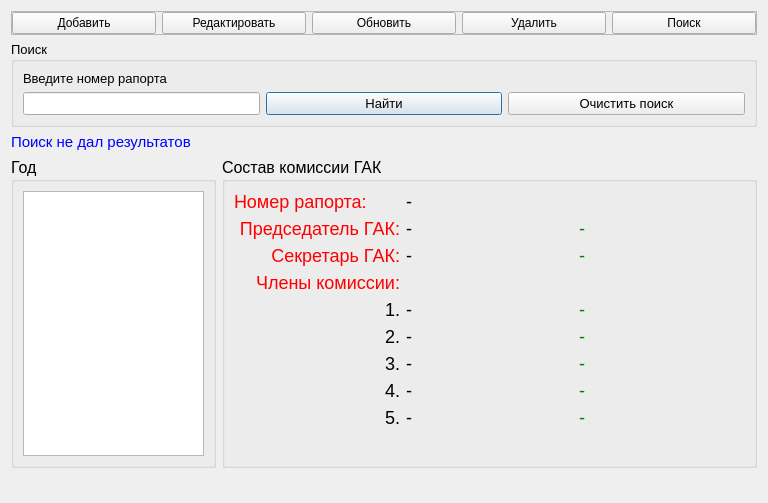
<?xml version="1.0" encoding="UTF-8"?>
<ui version="4.0">
 <class>SostavKomissii</class>
 <widget class="QDialog" name="SostavKomissii">
  <property name="geometry">
   <rect>
    <x>0</x>
    <y>0</y>
    <width>768</width>
    <height>503</height>
   </rect>
  </property>
  <property name="windowTitle">
   <string>Комиссия ГАК</string>
  </property>
  <layout class="QGridLayout" name="gridLayout_3">
   <item row="3" column="1" colspan="2">
    <widget class="QGroupBox" name="groupBox_2">
     <property name="sizePolicy">
      <sizepolicy hsizetype="Preferred" vsizetype="Preferred">
       <horstretch>0</horstretch>
       <verstretch>0</verstretch>
      </sizepolicy>
     </property>
     <property name="font">
      <font>
       <pointsize>12</pointsize>
      </font>
     </property>
     <property name="styleSheet">
      <string notr="true">QLabel{
font-size:18px;}</string>
     </property>
     <property name="title">
      <string>Состав комиссии ГАК</string>
     </property>
     <property name="alignment">
      <set>Qt::AlignLeading|Qt::AlignLeft|Qt::AlignTop</set>
     </property>
     <property name="flat">
      <bool>false</bool>
     </property>
     <property name="checkable">
      <bool>false</bool>
     </property>
     <layout class="QGridLayout" name="gridLayout_6">
      <item row="5" column="1">
       <widget class="QLabel" name="label_ch2">
        <property name="sizePolicy">
         <sizepolicy hsizetype="Preferred" vsizetype="Fixed">
          <horstretch>0</horstretch>
          <verstretch>0</verstretch>
         </sizepolicy>
        </property>
        <property name="text">
         <string>-</string>
        </property>
       </widget>
      </item>
      <item row="6" column="1">
       <widget class="QLabel" name="label_ch3">
        <property name="sizePolicy">
         <sizepolicy hsizetype="Preferred" vsizetype="Fixed">
          <horstretch>0</horstretch>
          <verstretch>0</verstretch>
         </sizepolicy>
        </property>
        <property name="text">
         <string>-</string>
        </property>
       </widget>
      </item>
      <item row="7" column="1">
       <widget class="QLabel" name="label_ch4">
        <property name="sizePolicy">
         <sizepolicy hsizetype="Preferred" vsizetype="Fixed">
          <horstretch>0</horstretch>
          <verstretch>0</verstretch>
         </sizepolicy>
        </property>
        <property name="text">
         <string>-</string>
        </property>
       </widget>
      </item>
      <item row="8" column="1">
       <widget class="QLabel" name="label_ch5">
        <property name="sizePolicy">
         <sizepolicy hsizetype="Preferred" vsizetype="Fixed">
          <horstretch>0</horstretch>
          <verstretch>0</verstretch>
         </sizepolicy>
        </property>
        <property name="text">
         <string>-</string>
        </property>
       </widget>
      </item>
      <item row="5" column="0">
       <widget class="QLabel" name="label_3">
        <property name="sizePolicy">
         <sizepolicy hsizetype="Preferred" vsizetype="Fixed">
          <horstretch>0</horstretch>
          <verstretch>0</verstretch>
         </sizepolicy>
        </property>
        <property name="text">
         <string>2.</string>
        </property>
        <property name="alignment">
         <set>Qt::AlignRight|Qt::AlignTrailing|Qt::AlignVCenter</set>
        </property>
       </widget>
      </item>
      <item row="4" column="1">
       <widget class="QLabel" name="label_ch1">
        <property name="sizePolicy">
         <sizepolicy hsizetype="Preferred" vsizetype="Fixed">
          <horstretch>0</horstretch>
          <verstretch>0</verstretch>
         </sizepolicy>
        </property>
        <property name="text">
         <string>-</string>
        </property>
       </widget>
      </item>
      <item row="7" column="0">
       <widget class="QLabel" name="label_5">
        <property name="sizePolicy">
         <sizepolicy hsizetype="Preferred" vsizetype="Fixed">
          <horstretch>0</horstretch>
          <verstretch>0</verstretch>
         </sizepolicy>
        </property>
        <property name="text">
         <string>4.</string>
        </property>
        <property name="alignment">
         <set>Qt::AlignRight|Qt::AlignTrailing|Qt::AlignVCenter</set>
        </property>
       </widget>
      </item>
      <item row="6" column="0">
       <widget class="QLabel" name="label_4">
        <property name="sizePolicy">
         <sizepolicy hsizetype="Preferred" vsizetype="Fixed">
          <horstretch>0</horstretch>
          <verstretch>0</verstretch>
         </sizepolicy>
        </property>
        <property name="text">
         <string>3.</string>
        </property>
        <property name="alignment">
         <set>Qt::AlignRight|Qt::AlignTrailing|Qt::AlignVCenter</set>
        </property>
       </widget>
      </item>
      <item row="4" column="0">
       <widget class="QLabel" name="label">
        <property name="sizePolicy">
         <sizepolicy hsizetype="Preferred" vsizetype="Fixed">
          <horstretch>0</horstretch>
          <verstretch>0</verstretch>
         </sizepolicy>
        </property>
        <property name="text">
         <string>1.</string>
        </property>
        <property name="alignment">
         <set>Qt::AlignRight|Qt::AlignTrailing|Qt::AlignVCenter</set>
        </property>
       </widget>
      </item>
      <item row="8" column="0">
       <widget class="QLabel" name="label_6">
        <property name="sizePolicy">
         <sizepolicy hsizetype="Preferred" vsizetype="Fixed">
          <horstretch>0</horstretch>
          <verstretch>0</verstretch>
         </sizepolicy>
        </property>
        <property name="text">
         <string>5.</string>
        </property>
        <property name="alignment">
         <set>Qt::AlignRight|Qt::AlignTrailing|Qt::AlignVCenter</set>
        </property>
       </widget>
      </item>
      <item row="1" column="1">
       <widget class="QLabel" name="label_pr">
        <property name="sizePolicy">
         <sizepolicy hsizetype="Preferred" vsizetype="Fixed">
          <horstretch>0</horstretch>
          <verstretch>0</verstretch>
         </sizepolicy>
        </property>
        <property name="text">
         <string>-</string>
        </property>
       </widget>
      </item>
      <item row="1" column="0">
       <widget class="QLabel" name="label_7">
        <property name="sizePolicy">
         <sizepolicy hsizetype="Preferred" vsizetype="Fixed">
          <horstretch>0</horstretch>
          <verstretch>0</verstretch>
         </sizepolicy>
        </property>
        <property name="styleSheet">
         <string notr="true">color:red;</string>
        </property>
        <property name="text">
         <string>Председатель ГАК:</string>
        </property>
        <property name="alignment">
         <set>Qt::AlignRight|Qt::AlignTrailing|Qt::AlignVCenter</set>
        </property>
       </widget>
      </item>
      <item row="2" column="0">
       <widget class="QLabel" name="label_8">
        <property name="sizePolicy">
         <sizepolicy hsizetype="Preferred" vsizetype="Fixed">
          <horstretch>0</horstretch>
          <verstretch>0</verstretch>
         </sizepolicy>
        </property>
        <property name="styleSheet">
         <string notr="true">color:red;</string>
        </property>
        <property name="text">
         <string>Секретарь ГАК:</string>
        </property>
        <property name="alignment">
         <set>Qt::AlignRight|Qt::AlignTrailing|Qt::AlignVCenter</set>
        </property>
       </widget>
      </item>
      <item row="1" column="2">
       <widget class="QLabel" name="label_predd">
        <property name="sizePolicy">
         <sizepolicy hsizetype="Preferred" vsizetype="Fixed">
          <horstretch>0</horstretch>
          <verstretch>0</verstretch>
         </sizepolicy>
        </property>
        <property name="styleSheet">
         <string notr="true">color:green;</string>
        </property>
        <property name="text">
         <string>-</string>
        </property>
       </widget>
      </item>
      <item row="2" column="1">
       <widget class="QLabel" name="label_sekr">
        <property name="sizePolicy">
         <sizepolicy hsizetype="Preferred" vsizetype="Fixed">
          <horstretch>0</horstretch>
          <verstretch>0</verstretch>
         </sizepolicy>
        </property>
        <property name="text">
         <string>-</string>
        </property>
       </widget>
      </item>
      <item row="3" column="0">
       <widget class="QLabel" name="label_10">
        <property name="sizePolicy">
         <sizepolicy hsizetype="Preferred" vsizetype="Fixed">
          <horstretch>0</horstretch>
          <verstretch>0</verstretch>
         </sizepolicy>
        </property>
        <property name="styleSheet">
         <string notr="true">color:red;</string>
        </property>
        <property name="text">
         <string>Члены комиссии:</string>
        </property>
        <property name="alignment">
         <set>Qt::AlignRight|Qt::AlignTrailing|Qt::AlignVCenter</set>
        </property>
       </widget>
      </item>
      <item row="4" column="2">
       <widget class="QLabel" name="label_ch1d">
        <property name="sizePolicy">
         <sizepolicy hsizetype="Preferred" vsizetype="Fixed">
          <horstretch>0</horstretch>
          <verstretch>0</verstretch>
         </sizepolicy>
        </property>
        <property name="styleSheet">
         <string notr="true">color:green;</string>
        </property>
        <property name="text">
         <string>-</string>
        </property>
       </widget>
      </item>
      <item row="2" column="2">
       <widget class="QLabel" name="label_sekrd">
        <property name="sizePolicy">
         <sizepolicy hsizetype="Preferred" vsizetype="Fixed">
          <horstretch>0</horstretch>
          <verstretch>0</verstretch>
         </sizepolicy>
        </property>
        <property name="styleSheet">
         <string notr="true">color:green;</string>
        </property>
        <property name="text">
         <string>-</string>
        </property>
       </widget>
      </item>
      <item row="6" column="2">
       <widget class="QLabel" name="label_ch3d">
        <property name="sizePolicy">
         <sizepolicy hsizetype="Preferred" vsizetype="Fixed">
          <horstretch>0</horstretch>
          <verstretch>0</verstretch>
         </sizepolicy>
        </property>
        <property name="styleSheet">
         <string notr="true">color:green;</string>
        </property>
        <property name="text">
         <string>-</string>
        </property>
       </widget>
      </item>
      <item row="7" column="2">
       <widget class="QLabel" name="label_ch4d">
        <property name="sizePolicy">
         <sizepolicy hsizetype="Preferred" vsizetype="Fixed">
          <horstretch>0</horstretch>
          <verstretch>0</verstretch>
         </sizepolicy>
        </property>
        <property name="styleSheet">
         <string notr="true">color:green;</string>
        </property>
        <property name="text">
         <string>-</string>
        </property>
       </widget>
      </item>
      <item row="8" column="2">
       <widget class="QLabel" name="label_ch5d">
        <property name="sizePolicy">
         <sizepolicy hsizetype="Preferred" vsizetype="Fixed">
          <horstretch>0</horstretch>
          <verstretch>0</verstretch>
         </sizepolicy>
        </property>
        <property name="styleSheet">
         <string notr="true">color:green;</string>
        </property>
        <property name="text">
         <string>-</string>
        </property>
       </widget>
      </item>
      <item row="5" column="2">
       <widget class="QLabel" name="label_ch2d">
        <property name="sizePolicy">
         <sizepolicy hsizetype="Preferred" vsizetype="Fixed">
          <horstretch>0</horstretch>
          <verstretch>0</verstretch>
         </sizepolicy>
        </property>
        <property name="styleSheet">
         <string notr="true">color:green;</string>
        </property>
        <property name="text">
         <string>-</string>
        </property>
       </widget>
      </item>
      <item row="0" column="1">
       <widget class="QLabel" name="label_raport">
        <property name="sizePolicy">
         <sizepolicy hsizetype="Preferred" vsizetype="Fixed">
          <horstretch>0</horstretch>
          <verstretch>0</verstretch>
         </sizepolicy>
        </property>
        <property name="text">
         <string>-</string>
        </property>
       </widget>
      </item>
      <item row="0" column="0">
       <widget class="QLabel" name="label_9">
        <property name="sizePolicy">
         <sizepolicy hsizetype="Preferred" vsizetype="Fixed">
          <horstretch>0</horstretch>
          <verstretch>0</verstretch>
         </sizepolicy>
        </property>
        <property name="styleSheet">
         <string notr="true">color:red;</string>
        </property>
        <property name="text">
         <string>Номер рапорта:</string>
        </property>
       </widget>
      </item>
      <item row="9" column="0" colspan="3">
       <spacer name="verticalSpacer">
        <property name="orientation">
         <enum>Qt::Vertical</enum>
        </property>
        <property name="sizeHint" stdset="0">
         <size>
          <width>20</width>
          <height>40</height>
         </size>
        </property>
       </spacer>
      </item>
     </layout>
    </widget>
   </item>
   <item row="3" column="0">
    <widget class="QGroupBox" name="groupBox">
     <property name="maximumSize">
      <size>
       <width>205</width>
       <height>16777215</height>
      </size>
     </property>
     <property name="font">
      <font>
       <pointsize>12</pointsize>
      </font>
     </property>
     <property name="title">
      <string>Год </string>
     </property>
     <layout class="QGridLayout" name="gridLayout_4">
      <item row="0" column="0">
       <widget class="QListView" name="tableView_sostavKomissii">
        <property name="font">
         <font>
          <pointsize>12</pointsize>
         </font>
        </property>
       </widget>
      </item>
     </layout>
    </widget>
   </item>
   <item row="1" column="0" colspan="3">
    <widget class="QGroupBox" name="groupBox_search">
     <property name="sizePolicy">
      <sizepolicy hsizetype="Preferred" vsizetype="Fixed">
       <horstretch>0</horstretch>
       <verstretch>0</verstretch>
      </sizepolicy>
     </property>
     <property name="font">
      <font>
       <pointsize>10</pointsize>
      </font>
     </property>
     <property name="title">
      <string>Поиск</string>
     </property>
     <layout class="QGridLayout" name="gridLayout" columnstretch="4,4,4">
      <item row="1" column="1">
       <widget class="QPushButton" name="pushButton_find">
        <property name="font">
         <font/>
        </property>
        <property name="text">
         <string>Найти</string>
        </property>
        <property name="icon">
         <iconset resource="resourses.qrc">
          <normaloff>:/img/img/findOk.png</normaloff>:/img/img/findOk.png</iconset>
        </property>
       </widget>
      </item>
      <item row="1" column="2">
       <widget class="QPushButton" name="pushButton_clear">
        <property name="font">
         <font/>
        </property>
        <property name="text">
         <string>Очистить поиск</string>
        </property>
        <property name="icon">
         <iconset resource="resourses.qrc">
          <normaloff>:/img/img/clear.png</normaloff>:/img/img/clear.png</iconset>
        </property>
       </widget>
      </item>
      <item row="0" column="0">
       <widget class="QLabel" name="label_2">
        <property name="font">
         <font>
          <pointsize>10</pointsize>
         </font>
        </property>
        <property name="text">
         <string>Введите номер рапорта</string>
        </property>
       </widget>
      </item>
      <item row="1" column="0">
       <widget class="QLineEdit" name="lineEdit_nomerRaporta">
        <property name="clearButtonEnabled">
         <bool>true</bool>
        </property>
       </widget>
      </item>
     </layout>
    </widget>
   </item>
   <item row="0" column="0" colspan="3">
    <widget class="QFrame" name="frame">
     <property name="sizePolicy">
      <sizepolicy hsizetype="Preferred" vsizetype="Fixed">
       <horstretch>0</horstretch>
       <verstretch>0</verstretch>
      </sizepolicy>
     </property>
     <property name="frameShape">
      <enum>QFrame::StyledPanel</enum>
     </property>
     <property name="frameShadow">
      <enum>QFrame::Raised</enum>
     </property>
     <layout class="QGridLayout" name="gridLayout_2">
      <property name="leftMargin">
       <number>0</number>
      </property>
      <property name="topMargin">
       <number>0</number>
      </property>
      <property name="rightMargin">
       <number>0</number>
      </property>
      <property name="bottomMargin">
       <number>0</number>
      </property>
      <item row="0" column="4">
       <widget class="QPushButton" name="pushButton_search">
        <property name="font">
         <font/>
        </property>
        <property name="text">
         <string>Поиск</string>
        </property>
        <property name="icon">
         <iconset resource="resourses.qrc">
          <normaloff>:/img/img/find.png</normaloff>:/img/img/find.png</iconset>
        </property>
       </widget>
      </item>
      <item row="0" column="2">
       <widget class="QPushButton" name="pushButton_update">
        <property name="font">
         <font/>
        </property>
        <property name="text">
         <string>Обновить</string>
        </property>
        <property name="icon">
         <iconset resource="resourses.qrc">
          <normaloff>:/img/img/refresh.png</normaloff>:/img/img/refresh.png</iconset>
        </property>
       </widget>
      </item>
      <item row="0" column="0">
       <widget class="QPushButton" name="pushButton_add">
        <property name="font">
         <font/>
        </property>
        <property name="text">
         <string>Добавить</string>
        </property>
        <property name="icon">
         <iconset resource="resourses.qrc">
          <normaloff>:/img/img/add.png</normaloff>:/img/img/add.png</iconset>
        </property>
       </widget>
      </item>
      <item row="0" column="3">
       <widget class="QPushButton" name="pushButton_del">
        <property name="font">
         <font/>
        </property>
        <property name="text">
         <string>Удалить</string>
        </property>
        <property name="icon">
         <iconset resource="resourses.qrc">
          <normaloff>:/img/img/delete.png</normaloff>:/img/img/delete.png</iconset>
        </property>
       </widget>
      </item>
      <item row="0" column="1">
       <widget class="QPushButton" name="pushButton_edit">
        <property name="text">
         <string>Редактировать</string>
        </property>
        <property name="icon">
         <iconset resource="resourses.qrc">
          <normaloff>:/img/img/edit.png</normaloff>:/img/img/edit.png</iconset>
        </property>
       </widget>
      </item>
     </layout>
    </widget>
   </item>
   <item row="2" column="0" colspan="2">
    <widget class="QLabel" name="label_result">
     <property name="maximumSize">
      <size>
       <width>16777215</width>
       <height>20</height>
      </size>
     </property>
     <property name="font">
      <font>
       <pointsize>11</pointsize>
      </font>
     </property>
     <property name="styleSheet">
      <string notr="true">color:rgb(0, 0, 255)</string>
     </property>
     <property name="text">
      <string>Поиск не дал результатов</string>
     </property>
    </widget>
   </item>
   <item row="4" column="0" colspan="3">
    <widget class="QLabel" name="label_naideno">
     <property name="font">
      <font>
       <pointsize>12</pointsize>
      </font>
     </property>
     <property name="styleSheet">
      <string notr="true">color:rgb(85, 0, 255)</string>
     </property>
     <property name="text">
      <string/>
     </property>
    </widget>
   </item>
  </layout>
  <action name="actionEdit">
   <property name="icon">
    <iconset resource="resourses.qrc">
     <normaloff>:/img/img/edit.png</normaloff>:/img/img/edit.png</iconset>
   </property>
   <property name="text">
    <string>Редактировать выбранную комиссию</string>
   </property>
  </action>
  <action name="actionDelete">
   <property name="icon">
    <iconset resource="resourses.qrc">
     <normaloff>:/img/img/delete.png</normaloff>:/img/img/delete.png</iconset>
   </property>
   <property name="text">
    <string>Удалить выбранную запись</string>
   </property>
  </action>
 </widget>
 <resources>
  <include location="resourses.qrc"/>
 </resources>
 <connections/>
</ui>
